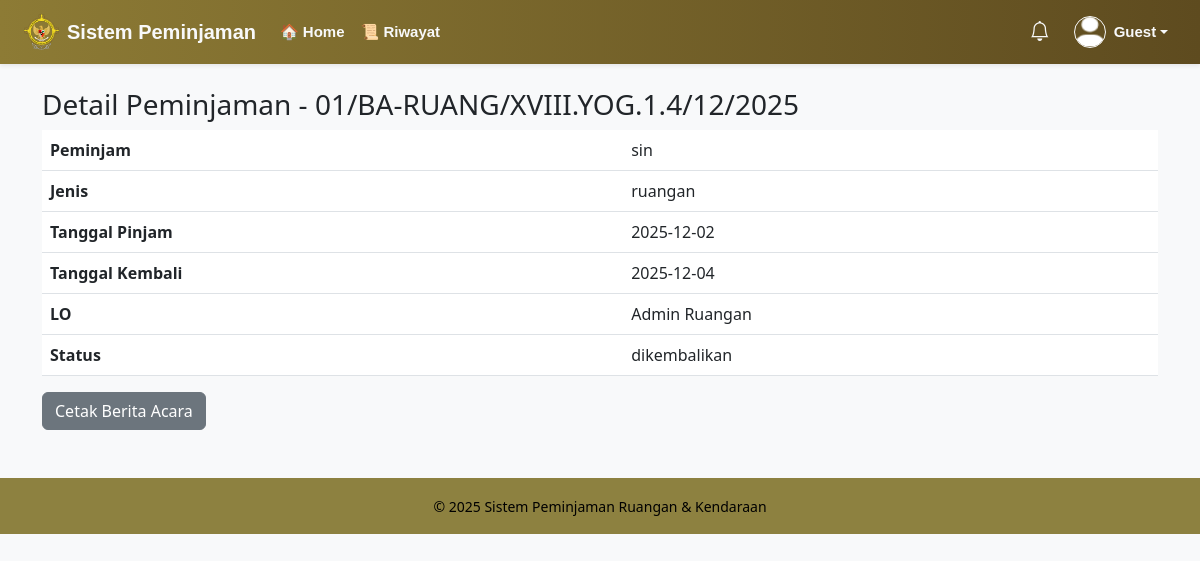
The app's page /pages/pinjam.php?kode=01/BA-RUANG/XVIII.YOG.1.4/12/2025 with its own data.
### tables this page shows
CREATE TABLE `peminjaman` (
  `id` int(11) NOT NULL,
  `kode_peminjaman` varchar(50) DEFAULT NULL,
  `id_user` int(11) DEFAULT NULL,
  `jenis` enum('ruangan','kendaraan') NOT NULL,
  `id_item` int(11) NOT NULL,
  `tanggal_pinjam` date DEFAULT NULL,
  `tanggal_kembali` date DEFAULT NULL,
  `status` enum('pending','approved','rejected','dipinjam','dikembalikan') DEFAULT 'pending',
  `keterangan_user` text DEFAULT NULL,
  `lo` varchar(100) DEFAULT NULL,
  `created_at` timestamp NOT NULL DEFAULT current_timestamp(),
  `tanggal_kembali_aktual` date DEFAULT NULL,
  `tambah_fasilitas` text DEFAULT NULL,
  `nama_manual` varchar(255) DEFAULT NULL,
  `nip_manual` varchar(50) DEFAULT NULL
);

CREATE TABLE `user` (
  `id` int(11) NOT NULL,
  `nama` varchar(100) NOT NULL,
  `username` varchar(50) NOT NULL,
  `password` varchar(255) NOT NULL,
  `role` enum('super_admin','admin_ruangan','admin_kendaraan','user') DEFAULT 'user',
  `created_at` timestamp NOT NULL DEFAULT current_timestamp(),
  `nip` varchar(30) DEFAULT NULL
);

### pages/pinjam.php (the view, shortened to what this page needs)
<?php
require_once("../koneksi.php");
$kode = $_GET['kode'];
$stmt = $con->prepare("SELECT p.*, u.nama as peminjam FROM peminjaman p JOIN user u ON p.id_user = u.id WHERE p.kode_peminjaman = ?");
$stmt->bind_param("s", $kode);
$stmt->execute();
$row = $stmt->get_result()->fetch_assoc();
include("includes/header.php");
include("includes/navbar.php");
?>
<div class="container mt-4">
    <h3>Detail Peminjaman - <?= htmlspecialchars($row['kode_peminjaman']) ?></h3>
    <table class="table">
        <tr><th>Peminjam</th><td><?= htmlspecialchars($row['peminjam']) ?></td></tr>
        <tr><th>Jenis</th><td><?= htmlspecialchars($row['jenis']) ?></td></tr>
        <tr><th>Tanggal Pinjam</th><td><?= htmlspecialchars($row['tanggal_pinjam']) ?></td></tr>
        <tr><th>Tanggal Kembali</th><td><?= htmlspecialchars($row['tanggal_kembali']) ?></td></tr>
        <tr><th>LO</th><td><?= htmlspecialchars($row['lo']) ?></td></tr>
        <tr><th>Status</th><td><?= htmlspecialchars($row['status']) ?></td></tr>
    </table>
    <a href="generate_ba.php?id_peminjaman=<?= $row['id'] ?>" class="btn btn-secondary">Cetak Berita Acara</a>
</div>
<?php include("includes/footer.php"); ?>

### records on screen
peminjaman: kode_peminjaman "01/BA-RUANG/XVIII.YOG.1.4/12/2025", id_user.nama "sin", jenis "ruangan", tanggal_pinjam "2025-12-02", tanggal_kembali "2025-12-04", lo "Admin Ruangan", status "dikembalikan"

### other values on screen
$systemTitle "Sistem Peminjaman"
$nama "Guest"
